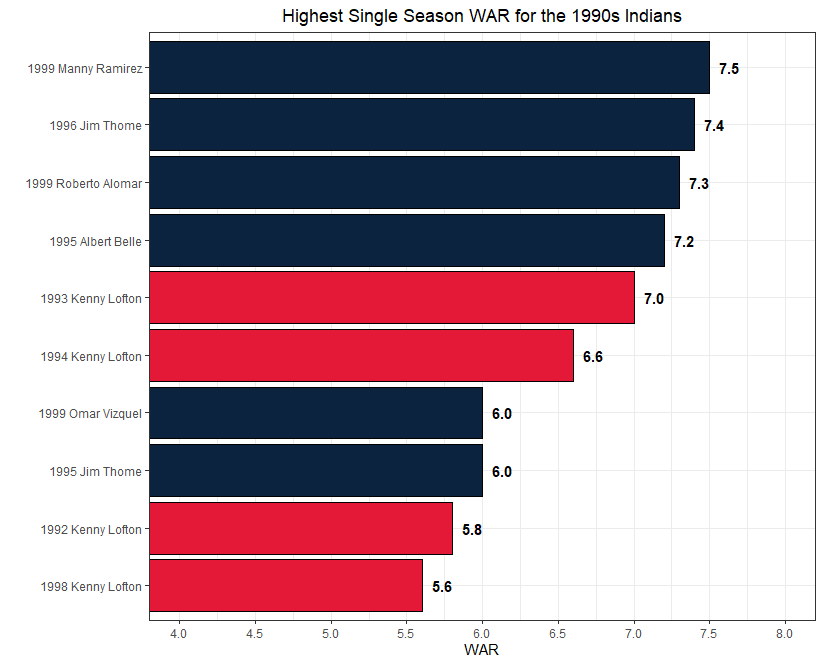

Write R code to recreate this figure.
#Set working directory

setwd("C:/Users/daily/Desktop/Repositories/MiscVisuals/Bar Charts")

#Load necessary libraries

library(tidyverse)
library(ggplot2)
library(weights)
theme_set(theme_bw())

#Import data

lofton_data <- read.csv("C:/Users/daily/Desktop/Repositories/MiscVisuals/Bar Charts/Kenny Lofton WAR.csv")

#Creating a highlight for Kenny Lofton

lofton_data <- lofton_data %>%
  mutate(Highlight = ifelse(Name == "Kenny Lofton", "yes", "no"))

#Combine season and player columns

lofton_data$SeasonName <- paste(lofton_data$Season, lofton_data$Name, sep = " ")

#Create visual

lofton_data %>%
  ggplot(aes(x = reorder(SeasonName, WAR), y = WAR, fill = Highlight)) +
  geom_bar(stat = "identity", color = "black") +
  geom_text(aes(label = rd(WAR,1)), fontface = "bold", hjust = -0.5) +
  coord_flip(ylim = c(4,8)) + 
  scale_y_continuous(breaks = seq(4, 8, 0.5)) +
  scale_fill_manual(values = c("yes" = "#E31937", "no" = "#0C2340")) +
  theme(legend.position = "none") +
  labs(title = "Highest Single Season WAR for the 1990s Indians",
       x = "",
       y = "WAR",
       fill = "Player") +
  theme(plot.title = element_text(hjust = 0.5))
